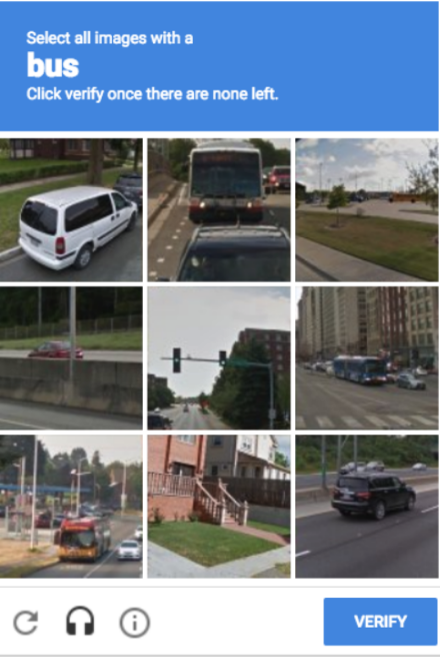
#> input picture Dop/Resources/img.png, 440 x 657 px, given in place of the camera
$ python getvalues.py
#> lines starting #> are read from the running program, lines starting #| are printed output that depends on the picture; after the words box and inside, x2 and y2 are one past the last pixel; in counts of white or black regions, pixels touching at a corner belong together
import cv2
import numpy as np

def empty(a):
    pass

cap = cv2.VideoCapture(0)
cap.set(3, 320)
cap.set(4, 240)
cap.set(10, 150)

cv2.namedWindow("Trackbars")
cv2.resizeWindow("Trackbars",320,240)
cv2.createTrackbar("Hue min","Trackbars",0,179,empty)
#> slider 'Hue min' is set to 35
cv2.createTrackbar("Hue max","Trackbars",179,179,empty)
cv2.createTrackbar("Sat min","Trackbars",0,255,empty)
#> slider 'Sat min' is set to 51
cv2.createTrackbar("Sat max","Trackbars",255,255,empty)
cv2.createTrackbar("Val min","Trackbars",0,255,empty)
#> slider 'Val min' is set to 51
cv2.createTrackbar("Val max","Trackbars",255,255,empty)

while True:
    _, img = cap.read()
#> img is the input picture: shape (657, 440, 3); mean B, G, R 141.8, 127.6, 115.6
    HSV = cv2.cvtColor(img, cv2.COLOR_BGR2HSV)
#> HSV: shape (657, 440, 3); mean H, S, V 59.3, 64.1, 149.7
    h_min=cv2.getTrackbarPos("Hue min","Trackbars")
    h_max=cv2.getTrackbarPos("Hue max","Trackbars")
    s_min=cv2.getTrackbarPos("Sat min","Trackbars")
    s_max=cv2.getTrackbarPos("Sat max","Trackbars")
    v_min=cv2.getTrackbarPos("Val min","Trackbars")
    v_max=cv2.getTrackbarPos("Val max","Trackbars")
    print(h_min)

    lower = np.array([h_min,s_min,v_min])
    upper = np.array([h_max,s_max,v_max])
    mask = cv2.inRange(HSV, lower, upper)
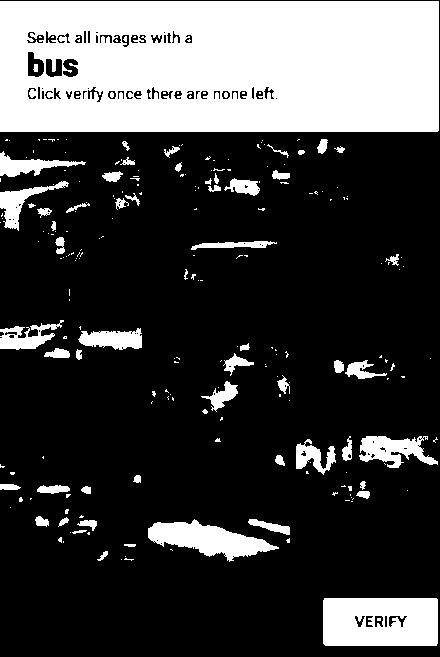
#> mask: shape (657, 440); 25.9% white; 234 white regions (174 under 20 px), largest, box (x1, y1, x2, y2) and area: (0, 1, 439, 132) 55128, (323, 598, 438, 646) 5241, (148, 519, 279, 562) 2752
    result = cv2.bitwise_and(img,img,mask=mask)
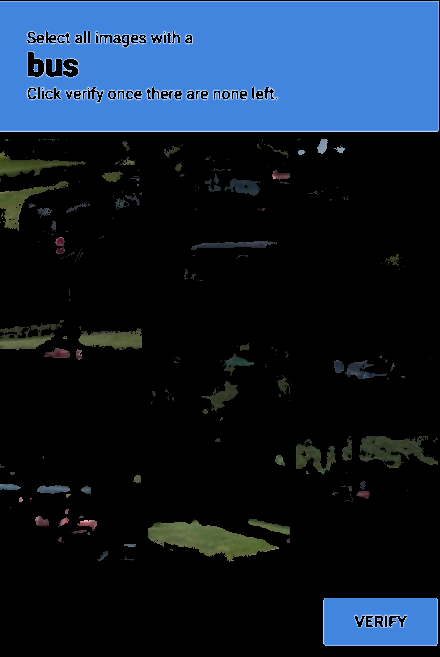
#> result: shape (657, 440, 3); mean B, G, R 49.6, 32.6, 18.4

    mask = cv2.cvtColor(mask, cv2.COLOR_GRAY2BGR)
    hStack = np.hstack([img, mask, result])
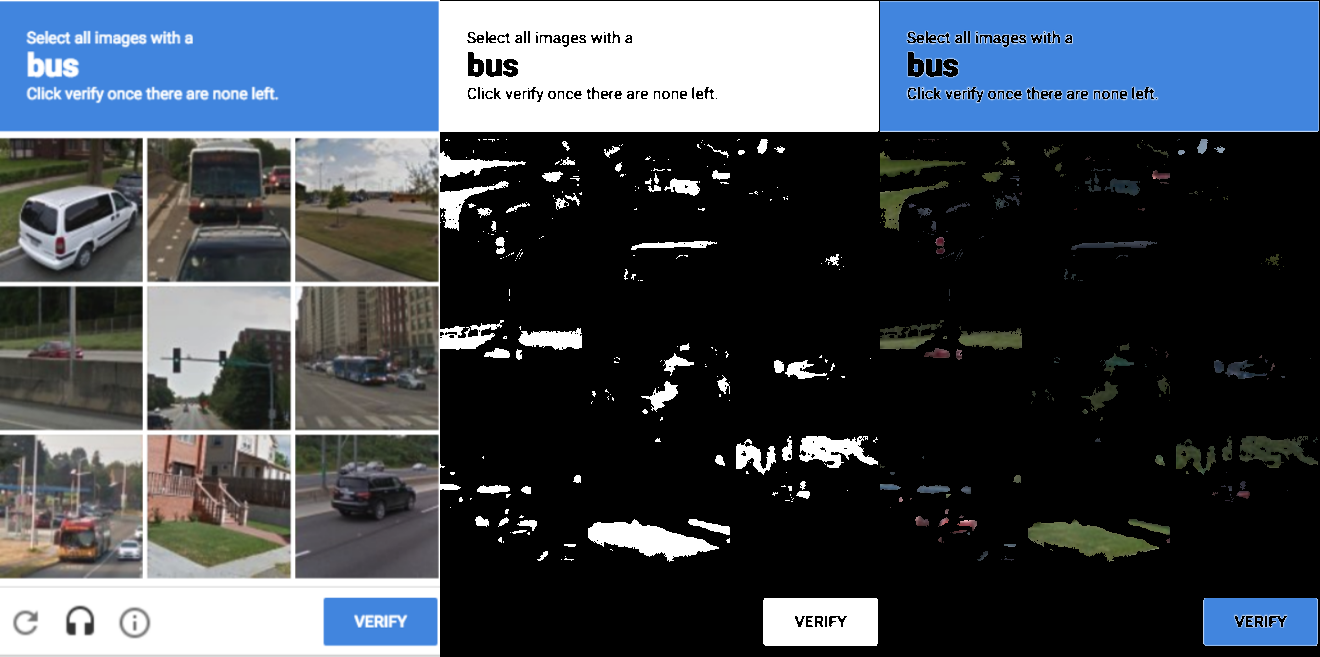
#> hStack: shape (657, 1320, 3); mean B, G, R 85.8, 75.4, 66.7
    cv2.imshow('Hoizontal stack',hStack)
    if cv2.waitKey(1) and 0xFF==ord('q'):
#> (key q is pressed here)
        break
